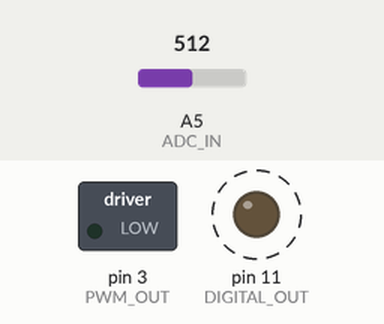
The sketch below on a simulated Arduino Uno, built with avr-gcc and run on an emulated ATmega328P. Shown: switched loads named in the sketch (green lamp = pin HIGH), output pins drawn as LEDs (lit = HIGH). Dashed ring = blinking. Inputs (shaded band) come from the test bench; at power-on: A5 (ADC_IN) = 512. What the sketch prints to the serial monitor is not drawn.

Above: at 0.05 s.
Timing chart, 0 to 3.0 s (numbered marks = the images above):
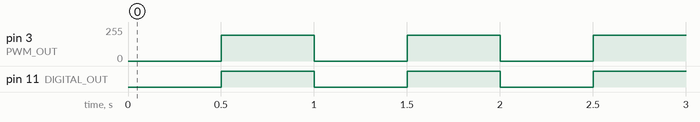

Measured:
- by itself, pin 3 (PWM_OUT): alternates 192/255 for 0.50 s and 0/255 for 0.50 s
- by itself, pin 11 (DIGITAL_OUT): alternates HIGH for 0.50 s and LOW for 0.50 s

The sketch:

TestBoard.ino
```cpp
// (licence header left out)
// >>>>>>>>> NOTE! <<<<<<<<<
//
// Just a little code to test the board without the whole
// microcontroller running. Made for an Arduino micro, because that is
// what I had laying around to run the board test.
//
// I strongly reccomend that you not run the motor
// with the Arduino connected directly to your USB port.
// Minimally, use a hub. Better yet, use an external
// battery and don't even power it off a USB device at all.

#define ADC_IN A5
#define PWM_OUT 3
#define DIGITAL_OUT 11
const unsigned long LAG = 500;
const bool MOTOR_ENABLED = true;

void setup() {
  pinMode(DIGITAL_OUT, OUTPUT);
  Serial.begin(9600);
}

void loop() {
  if (MOTOR_ENABLED) {
    analogWrite(PWM_OUT, 0);
  }
  digitalWrite(DIGITAL_OUT, LOW);
  Serial.print("analog in: ");
  Serial.println(analogRead(ADC_IN));
  delay(LAG);
  if (MOTOR_ENABLED) {
    analogWrite(PWM_OUT, 192);
  }
  digitalWrite(DIGITAL_OUT, HIGH);
  Serial.print("analog in: ");
  Serial.println(analogRead(ADC_IN));
  delay(LAG);
}
```
